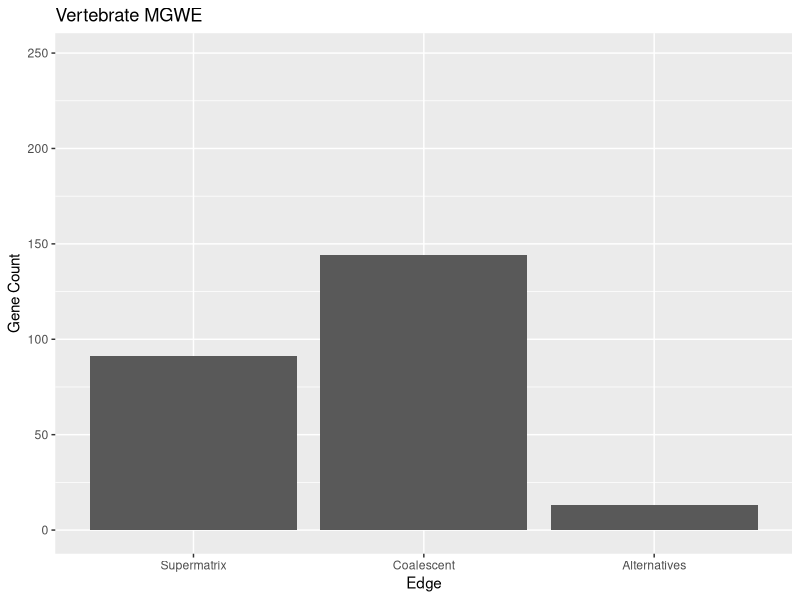
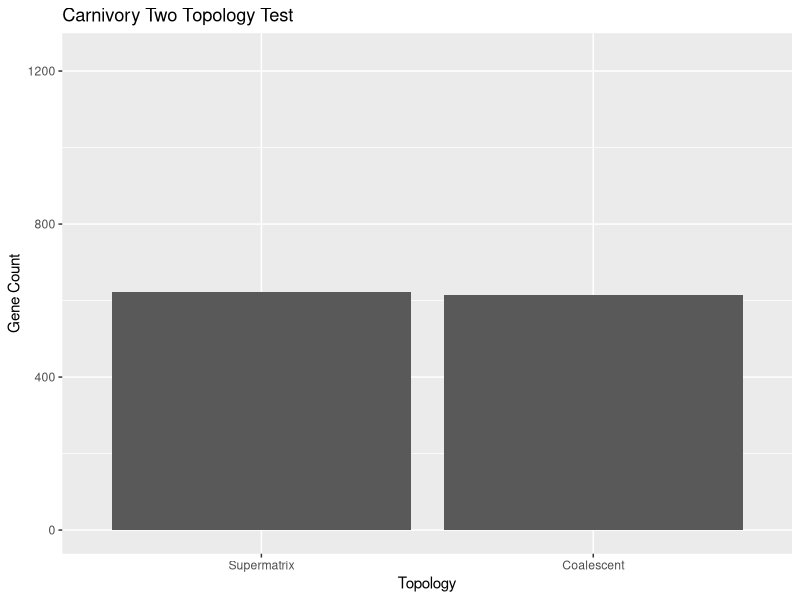
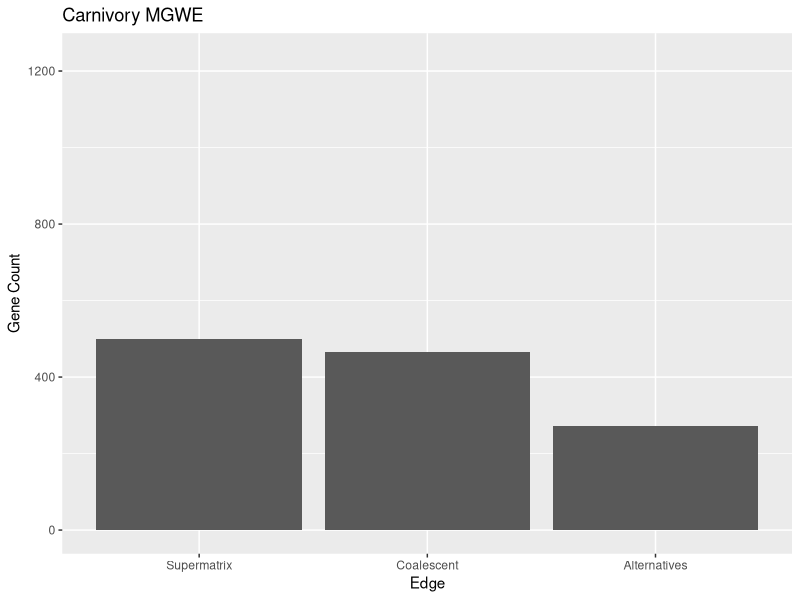
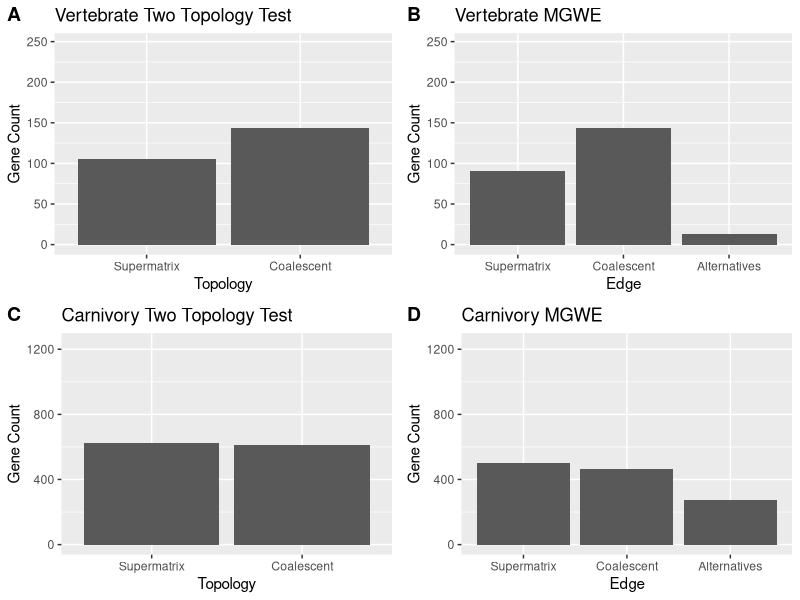

Recreate these plots in R, in order.
library(ggplot2)
library(cowplot)
library(gridExtra)
rm(list = ls())

VertCount <- c(105, 143)
VertMain <- c("Supermatrix", "Coalescent")
VertMyData <- data.frame(VertMain,VertCount)
VertMyData$VertMain <- factor(VertMyData$VertMain, levels = c("Supermatrix", "Coalescent"))
pVertMain <- ggplot(VertMyData, aes(VertMyData$VertMain,VertMyData$VertCount)) + ylim(0,248)
pVertMain = pVertMain + geom_bar(stat = "identity") + xlab("Topology") + ylab("Gene Count") + ggtitle("Vertebrate Two Topology Test")


VertCount2 <- c(91, 144, 13)
VertMain2 <- c("Supermatrix", "Coalescent", "Alternatives")
VertMyData2 <- data.frame(VertMain2,VertCount2)
VertMyData2$VertMain2 <- factor(VertMyData2$VertMain2, levels = c("Supermatrix", "Coalescent", "Alternatives"))
pVertMain2 <- ggplot(VertMyData2, aes(VertMyData2$VertMain2,VertMyData2$VertCount2)) + ylim(0,248)
pVertMain2 = pVertMain2 + geom_bar(stat = "identity") + xlab("Edge") + ylab("Gene Count") + ggtitle("Vertebrate MGWE")
pVertMain2

CarCount <- c(623, 614)
CarMain <- c("Supermatrix", "Coalescent")
CarMyData <- data.frame(CarMain,CarCount)
CarMyData$CarMain <- factor(CarMyData$CarMain, levels = c("Supermatrix", "Coalescent"))
pCarMain <- ggplot(CarMyData, aes(CarMyData$CarMain,CarMyData$CarCount)) + ylim(0,1237)
pCarMain = pCarMain + geom_bar(stat = "identity") + xlab("Topology") + ylab("Gene Count") + ggtitle("Carnivory Two Topology Test")
pCarMain

CarCount2 <- c(499, 466, 272)
CarMain2 <- c("Supermatrix", "Coalescent", "Alternatives")
CarMyData2 <- data.frame(CarMain2,CarCount2)
CarMyData2$CarMain2 <- factor(CarMyData2$CarMain2, levels = c("Supermatrix", "Coalescent", "Alternatives"))
pCarMain2 <- ggplot(CarMyData2, aes(CarMyData2$CarMain2,CarMyData2$CarCount2)) + ylim(0,1237)
pCarMain2 = pCarMain2 + geom_bar(stat = "identity") + xlab("Edge") + ylab("Gene Count") + ggtitle("Carnivory MGWE")
pCarMain2

plot_grid(pVertMain,pVertMain2,pCarMain,pCarMain2,labels=c("A","B","C","D"),ncol=2,nrow=2)
